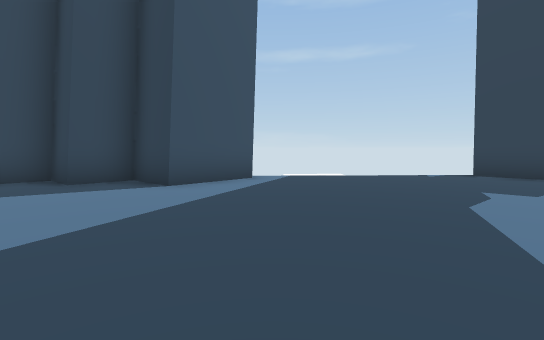
view 1 (above)

21 first-person views from a walk through a 3-D level made in the Unity game engine. The camera is 1.3 m above the floor, tilts 4° down and sees 85° across. The floor is counted in squares, 2 m on a side. Each view is taken from the middle of a square. On the plan, view 1 faces up. The plan holds only what a view shows up to about 9 squares ahead; the rest is blank. The place goes on beyond the plan. The player is left out. Some surface patterns are stand-ins.

view 2
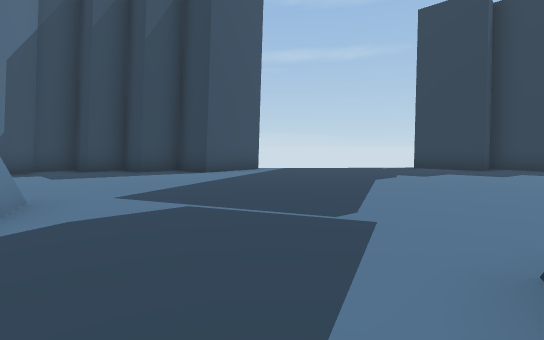

view 3
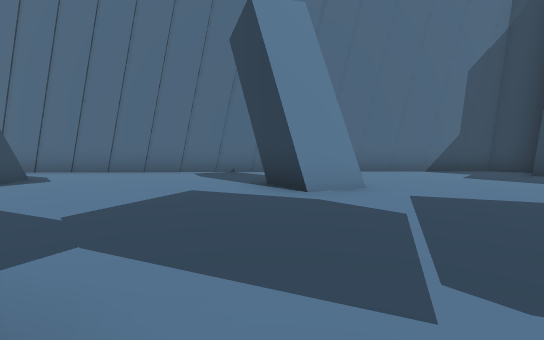

view 4
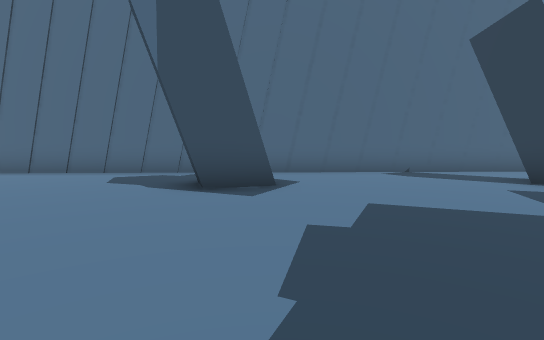

view 5
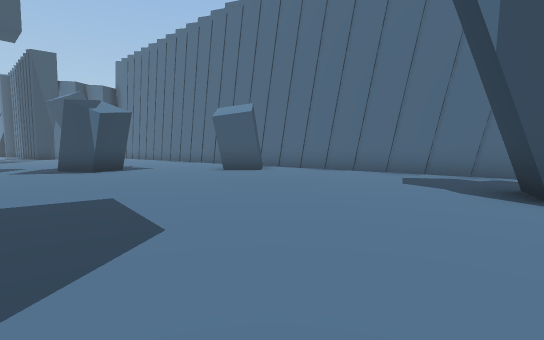

view 6
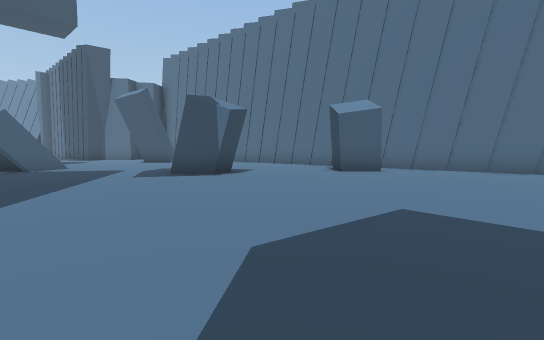

view 7
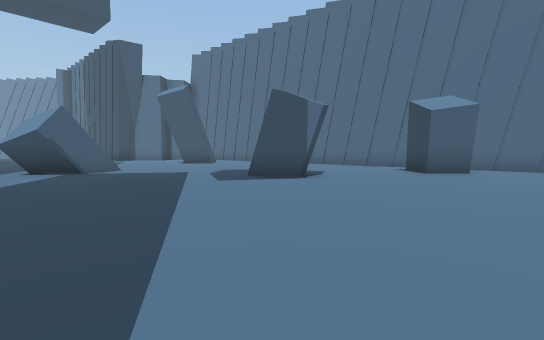

view 8
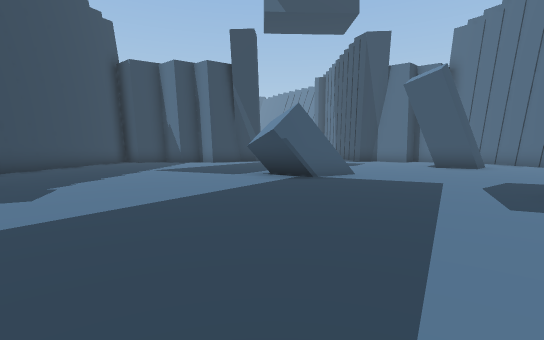

view 9
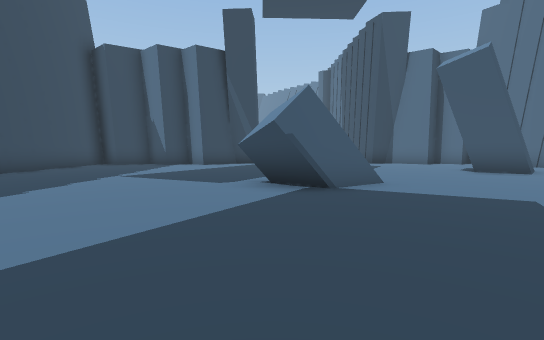

view 10
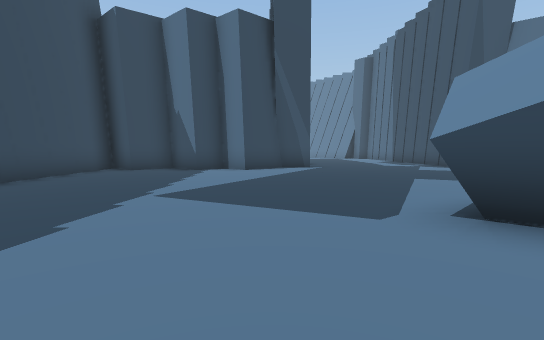

view 11
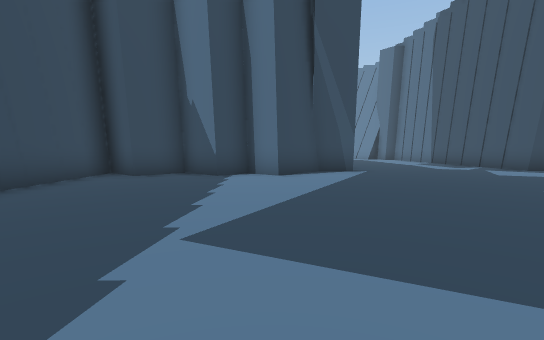

view 12
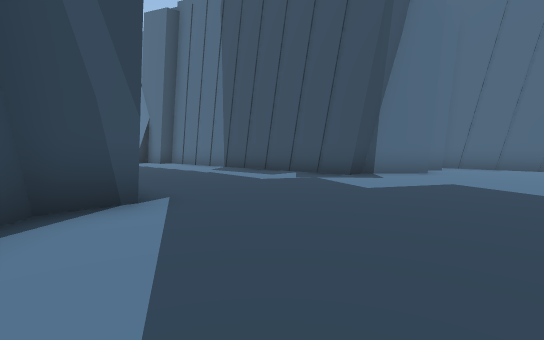

view 13
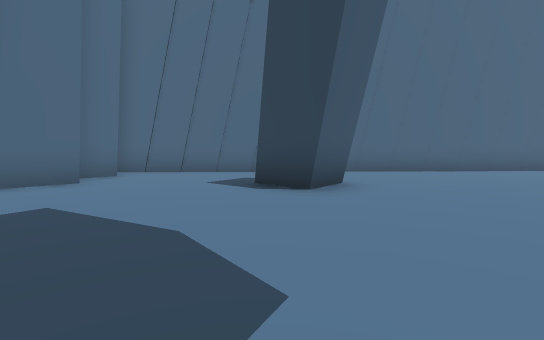

view 14
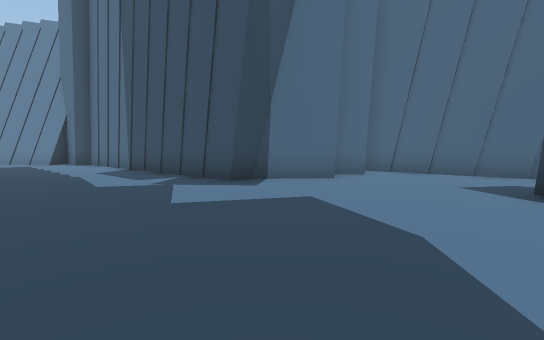

view 15
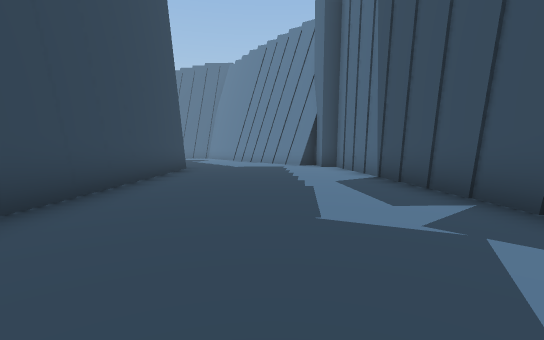

view 16
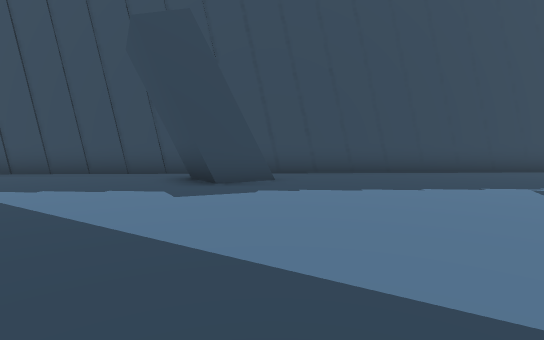

view 17
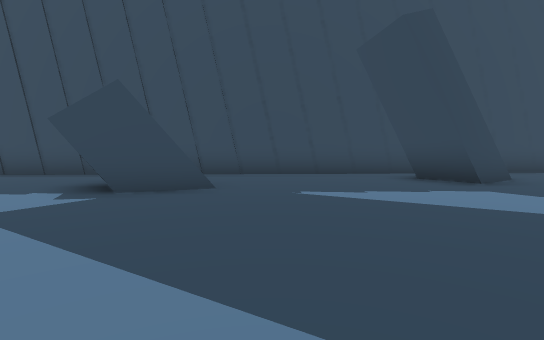

view 18
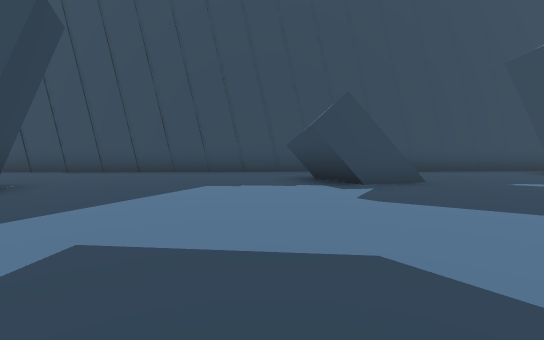

view 19
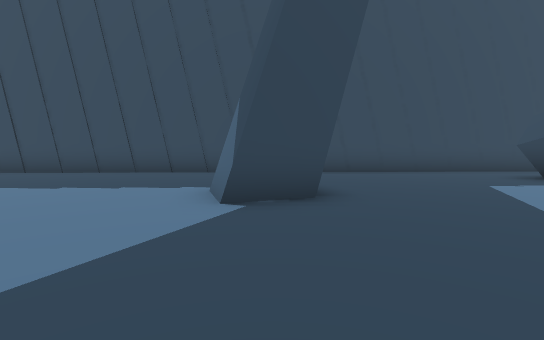

view 20
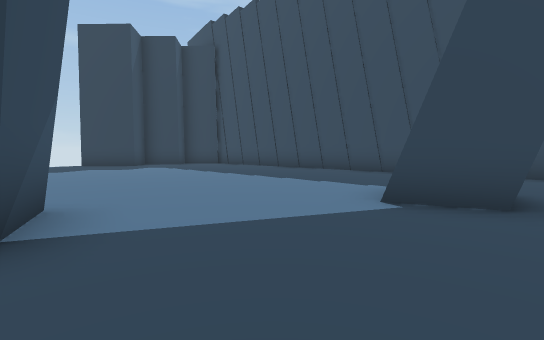

view 21
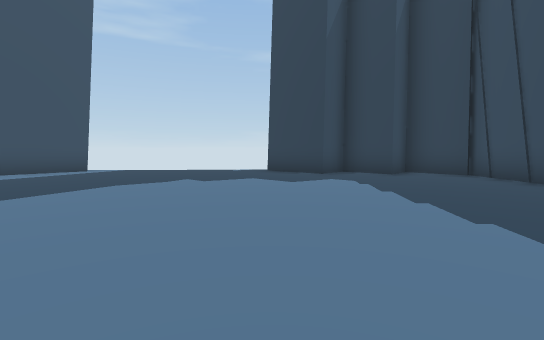

### Floor plan
Points are (right, up) in squares from view 1. A wall is a line through its corners. A room is listed if a view was taken in it or the views show most of it. See-through windows are left out.
Room 1 (views 1, 3, 21)
walls: (2.7, -2.1) (2.1, -3.8); (-0.4, 6.8) (-1.8, 5.2) (-2.9, 6.2) (-3.7, 5.4) (-4.5, 6.1) (-5.2, 5.4) (-6.1, 6.2) (-6.7, 5.4) (-6.7, 1.5); (-3.1, 0.6) (-2.5, -0.6); (-3.3, 0.5) (-2.7, -0.7); (10.1, -0.2) (10.1, 5.7); (10, 5.4) (8.8, 6.4) (8.1, 5.7) (7.1, 6.7) (6.4, 5.8) (4.9, 7.2); (-6.5, 1.6) (-6.5, -1.6); (10.4, -4.2) (10.4, 0)
ways out: opening at (-5.5, -0.5) to room 2; opening at (4.2, -2.7) to room 2
Room 2 (views 2, 4, 5, 6, 7, 8, 9, 10, 11, 12, 13, 14, 15, 16, 17, 18, 19, 20)
walls: (-1.4, -17) (-0.3, -16.2) (0.4, -17.5); (2.1, -21.8) (3.6, -20.7) (4.7, -21.6); (-4.3, -13.7) (-3.3, -14.6) (-4.3, -15.5); (8, -12.8) (7.5, -11.5); (9.3, -18.9) (8.6, -17.7) (9.7, -16.9); (-5.6, -17.4) (-5.7, -22.9); (-5.8, -16.9) (-5.8, -17.5); (-2.4, -23.6) (-1.4, -24.3); (7.4, -11.1) (8.6, -10.3); (-1.6, -24.5) (-2.5, -25.4); (10.8, -18.3) (10.9, -12); (10.8, -19.2) (10.8, -18.6); (-3.4, -24.6) (-2.5, -23.7); (10.7, -13.2) (10.7, -10); (11.1, -21.2) (11.1, -19); (10.6, -11.2) (10.6, -4); (-5.4, -25.4) (-5.5, -29.4); (-6.1, -8.4) (-6.1, -13.9); (6.1, -5.9) (5.6, -4.5) (6.9, -4.1); (-3.2, -5.9) (-2.7, -7.3) (-3.9, -7.7); (-4.3, -6.4) (-3.5, -6.2); (-2.7, -28.6) (-1.3, -29.8) (-0.6, -29.8) (-0.7, -34.9); (7.3, -5.4) (6.7, -5.6); (4.6, -29.5) (5.7, -29.5) (6.8, -28.3) (7.6, -29) (8.3, -28.2) (9.4, -29.2) (10.4, -28.1) (11.5, -29.1); (-4.2, -28.6) (-3.5, -29.3); (11.3, -29.1) (11.3, -21); (-2.7, -0.7) (-3.9, -1.3); (-6.3, -1.4) (-6.4, -9.6); (-0.5, -34.7) (-0.5, -37); (4.6, -35.9) (4.6, -30.8); (4.8, -37.1) (4.8, -34.8)
low walls: (3.2, -20.6) (4.5, -21.7); (3.1, -20.8) (4.1, -21.7); (7.5, -11.5) (8.5, -10.9); (7.4, -11.3) (8.5, -10.6); (-2.5, -23.7) (-1.6, -24.5)
ways out: opening at (-5.5, -0.5) to room 1; opening at (4.2, -2.7) to room 1

Positions as (right, up) in squares from view 1, and headings:
1: (0, 0), facing up
2: (0, -3), facing up
3: (2, -1), facing left
4: (2, -6), facing left
5: (2, -7), facing down-left
6: (4, -10), facing down-left
7: (5, -12), facing down-left
8: (4, -14), facing down
9: (4, -16), facing down
10: (6, -19), facing down
11: (7, -21), facing down
12: (6, -26), facing down-left
13: (3, -25), facing left
14: (3, -25), facing down-left
15: (2, -28), facing down
16: (3, -19), facing right
17: (3, -14), facing right
18: (2, -10), facing right
19: (2, -5), facing right
20: (2, -6), facing up-right
21: (5, -2), facing up
